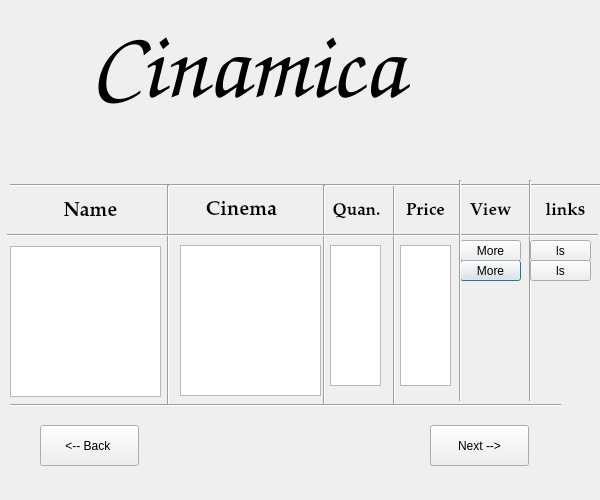
<?xml version="1.0" encoding="UTF-8"?>
<ui version="4.0">
 <class>Page5</class>
 <widget class="QDialog" name="Page5">
  <property name="geometry">
   <rect>
    <x>0</x>
    <y>0</y>
    <width>600</width>
    <height>500</height>
   </rect>
  </property>
  <property name="windowTitle">
   <string>Dialog</string>
  </property>
  <widget class="QLabel" name="label_3">
   <property name="geometry">
    <rect>
     <x>186</x>
     <y>195</y>
     <width>111</width>
     <height>31</height>
    </rect>
   </property>
   <property name="font">
    <font>
     <family>URW Palladio L</family>
     <pointsize>15</pointsize>
     <weight>75</weight>
     <bold>true</bold>
    </font>
   </property>
   <property name="text">
    <string>Cinema</string>
   </property>
   <property name="alignment">
    <set>Qt::AlignCenter</set>
   </property>
  </widget>
  <widget class="QPushButton" name="pushButton_2">
   <property name="geometry">
    <rect>
     <x>460</x>
     <y>260</y>
     <width>61</width>
     <height>21</height>
    </rect>
   </property>
   <property name="text">
    <string>More</string>
   </property>
  </widget>
  <widget class="QLabel" name="label_10">
   <property name="geometry">
    <rect>
     <x>460</x>
     <y>195</y>
     <width>61</width>
     <height>31</height>
    </rect>
   </property>
   <property name="font">
    <font>
     <family>URW Palladio L</family>
     <pointsize>13</pointsize>
     <weight>75</weight>
     <bold>true</bold>
    </font>
   </property>
   <property name="text">
    <string>View</string>
   </property>
   <property name="alignment">
    <set>Qt::AlignCenter</set>
   </property>
  </widget>
  <widget class="QLabel" name="label_11">
   <property name="geometry">
    <rect>
     <x>530</x>
     <y>190</y>
     <width>71</width>
     <height>41</height>
    </rect>
   </property>
   <property name="font">
    <font>
     <family>URW Palladio L</family>
     <pointsize>13</pointsize>
     <weight>75</weight>
     <bold>true</bold>
    </font>
   </property>
   <property name="text">
    <string>links</string>
   </property>
   <property name="alignment">
    <set>Qt::AlignCenter</set>
   </property>
  </widget>
  <widget class="QPushButton" name="pushButton_8">
   <property name="geometry">
    <rect>
     <x>40</x>
     <y>425</y>
     <width>99</width>
     <height>41</height>
    </rect>
   </property>
   <property name="text">
    <string>&lt;-- Back </string>
   </property>
  </widget>
  <widget class="QListWidget" name="CinemaLs">
   <property name="geometry">
    <rect>
     <x>180</x>
     <y>245</y>
     <width>141</width>
     <height>151</height>
    </rect>
   </property>
  </widget>
  <widget class="Line" name="line_3">
   <property name="geometry">
    <rect>
     <x>339</x>
     <y>185</y>
     <width>111</width>
     <height>221</height>
    </rect>
   </property>
   <property name="orientation">
    <enum>Qt::Vertical</enum>
   </property>
  </widget>
  <widget class="QPushButton" name="pushButton_7">
   <property name="geometry">
    <rect>
     <x>430</x>
     <y>425</y>
     <width>99</width>
     <height>41</height>
    </rect>
   </property>
   <property name="text">
    <string>Next --&gt;</string>
   </property>
  </widget>
  <widget class="Line" name="line_4">
   <property name="geometry">
    <rect>
     <x>10</x>
     <y>165</y>
     <width>591</width>
     <height>41</height>
    </rect>
   </property>
   <property name="orientation">
    <enum>Qt::Horizontal</enum>
   </property>
  </widget>
  <widget class="Line" name="line_2">
   <property name="geometry">
    <rect>
     <x>279</x>
     <y>185</y>
     <width>91</width>
     <height>221</height>
    </rect>
   </property>
   <property name="orientation">
    <enum>Qt::Vertical</enum>
   </property>
  </widget>
  <widget class="QLabel" name="label_5">
   <property name="geometry">
    <rect>
     <x>390</x>
     <y>190</y>
     <width>71</width>
     <height>41</height>
    </rect>
   </property>
   <property name="font">
    <font>
     <family>URW Palladio L</family>
     <pointsize>13</pointsize>
     <weight>75</weight>
     <bold>true</bold>
    </font>
   </property>
   <property name="text">
    <string>Price</string>
   </property>
   <property name="alignment">
    <set>Qt::AlignCenter</set>
   </property>
  </widget>
  <widget class="Line" name="line">
   <property name="geometry">
    <rect>
     <x>123</x>
     <y>185</y>
     <width>91</width>
     <height>221</height>
    </rect>
   </property>
   <property name="orientation">
    <enum>Qt::Vertical</enum>
   </property>
  </widget>
  <widget class="Line" name="line_8">
   <property name="geometry">
    <rect>
     <x>520</x>
     <y>180</y>
     <width>21</width>
     <height>221</height>
    </rect>
   </property>
   <property name="orientation">
    <enum>Qt::Vertical</enum>
   </property>
  </widget>
  <widget class="QPushButton" name="pushButton_13">
   <property name="geometry">
    <rect>
     <x>530</x>
     <y>240</y>
     <width>61</width>
     <height>21</height>
    </rect>
   </property>
   <property name="text">
    <string>ls</string>
   </property>
  </widget>
  <widget class="QLabel" name="label_2">
   <property name="geometry">
    <rect>
     <x>20</x>
     <y>196</y>
     <width>141</width>
     <height>31</height>
    </rect>
   </property>
   <property name="font">
    <font>
     <family>URW Palladio L</family>
     <pointsize>15</pointsize>
     <weight>75</weight>
     <bold>true</bold>
    </font>
   </property>
   <property name="text">
    <string>Name</string>
   </property>
   <property name="alignment">
    <set>Qt::AlignCenter</set>
   </property>
  </widget>
  <widget class="QListWidget" name="NameLs">
   <property name="geometry">
    <rect>
     <x>10</x>
     <y>246</y>
     <width>151</width>
     <height>151</height>
    </rect>
   </property>
  </widget>
  <widget class="QLabel" name="label">
   <property name="geometry">
    <rect>
     <x>90</x>
     <y>5</y>
     <width>401</width>
     <height>121</height>
    </rect>
   </property>
   <property name="font">
    <font>
     <family>Comic Sans MS</family>
     <pointsize>72</pointsize>
     <weight>75</weight>
     <italic>true</italic>
     <bold>true</bold>
    </font>
   </property>
   <property name="text">
    <string>Cinamica</string>
   </property>
  </widget>
  <widget class="QPushButton" name="pushButton">
   <property name="geometry">
    <rect>
     <x>460</x>
     <y>240</y>
     <width>61</width>
     <height>21</height>
    </rect>
   </property>
   <property name="text">
    <string>More</string>
   </property>
  </widget>
  <widget class="QListWidget" name="QuanLs">
   <property name="geometry">
    <rect>
     <x>330</x>
     <y>245</y>
     <width>51</width>
     <height>141</height>
    </rect>
   </property>
  </widget>
  <widget class="Line" name="line_7">
   <property name="geometry">
    <rect>
     <x>10</x>
     <y>390</y>
     <width>551</width>
     <height>31</height>
    </rect>
   </property>
   <property name="orientation">
    <enum>Qt::Horizontal</enum>
   </property>
  </widget>
  <widget class="Line" name="line_5">
   <property name="geometry">
    <rect>
     <x>7</x>
     <y>225</y>
     <width>591</width>
     <height>20</height>
    </rect>
   </property>
   <property name="orientation">
    <enum>Qt::Horizontal</enum>
   </property>
  </widget>
  <widget class="Line" name="line_9">
   <property name="geometry">
    <rect>
     <x>450</x>
     <y>180</y>
     <width>20</width>
     <height>221</height>
    </rect>
   </property>
   <property name="orientation">
    <enum>Qt::Vertical</enum>
   </property>
  </widget>
  <widget class="QListWidget" name="PriceLs">
   <property name="geometry">
    <rect>
     <x>400</x>
     <y>245</y>
     <width>51</width>
     <height>141</height>
    </rect>
   </property>
  </widget>
  <widget class="QLabel" name="label_4">
   <property name="geometry">
    <rect>
     <x>326</x>
     <y>195</y>
     <width>61</width>
     <height>31</height>
    </rect>
   </property>
   <property name="font">
    <font>
     <family>URW Palladio L</family>
     <pointsize>13</pointsize>
     <weight>75</weight>
     <bold>true</bold>
    </font>
   </property>
   <property name="text">
    <string>Quan.</string>
   </property>
   <property name="alignment">
    <set>Qt::AlignCenter</set>
   </property>
  </widget>
  <widget class="QPushButton" name="pushButton_9">
   <property name="geometry">
    <rect>
     <x>530</x>
     <y>260</y>
     <width>61</width>
     <height>21</height>
    </rect>
   </property>
   <property name="text">
    <string>ls</string>
   </property>
  </widget>
 </widget>
 <resources/>
 <connections/>
</ui>
